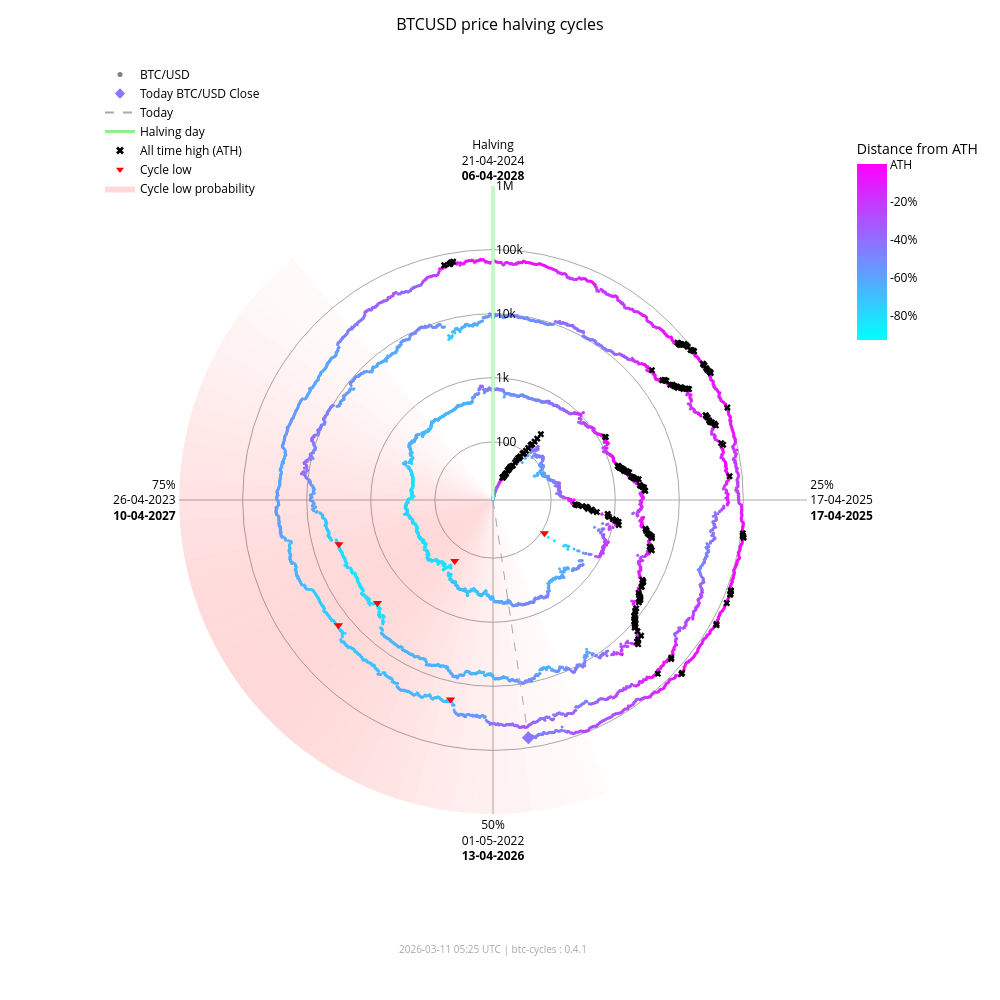

Write notebook code for a chart like this one.
### Markdown cell above
### Interactive chart (plotly)

### Code cell
fig_interactive = btc.plot(
    kind="interactive",
    from_date="2012-11-28",
)
# plotly config for interactivity
config = {"scrollZoom": True, "displayModeBar": True}
# display in notebook
fig_interactive.show(config=config)

### Figure 1 — Plotly figure (JSON) as saved in the notebook; plotly's stock layout.template omitted (floating-point values rounded to 4 significant figures; data arrays with more than 128 entries replaced by an {"elided": "..."} marker saying what was removed)
{"data": [{"fill": "toself", "fillcolor": "rgba(255,0,0,0.017168280509461755)", "hoverinfo": "skip", "line": {"width": 0}, "mode": "lines", "r": [12.35, 1000000, 1000000, 12.35, 12.35], "showlegend": false, "theta": [158.4, 158.4, 162.0, 162.0, 158.4], "type": "scatterpolar"}, {"fill": "toself", "fillcolor": "rgba(255,0,0,0.022114794501891175)", "hoverinfo": "skip", "line": {"width": 0}, "mode": "lines", "r": [12.35, 1000000, 1000000, 12.35, 12.35], "showlegend": false, "theta": [162.0, 162.0, 165.6, 165.6, 162.0], "type": "scatterpolar"}, {"fill": "toself", "fillcolor": "rgba(255,0,0,0.02790404259511669)", "hoverinfo": "skip", "line": {"width": 0}, "mode": "lines", "r": [12.35, 1000000, 1000000, 12.35, 12.35], "showlegend": false, "theta": [165.6, 165.6, 169.2, 169.2, 165.6], "type": "scatterpolar"}, {"fill": "toself", "fillcolor": "rgba(255,0,0,0.034518294852420334)", "hoverinfo": "skip", "line": {"width": 0}, "mode": "lines", "r": [12.35, 1000000, 1000000, 12.35, 12.35], "showlegend": false, "theta": [169.2, 169.2, 172.8, 172.8, 169.2], "type": "scatterpolar"}, {"fill": "toself", "fillcolor": "rgba(255,0,0,0.041901979682821514)", "hoverinfo": "skip", "line": {"width": 0}, "mode": "lines", "r": [12.35, 1000000, 1000000, 12.35, 12.35], "showlegend": false, "theta": [172.8, 172.8, 176.4, 176.4, 172.8], "type": "scatterpolar"}, {"fill": "toself", "fillcolor": "rgba(255,0,0,0.04996405861294358)", "hoverinfo": "skip", "line": {"width": 0}, "mode": "lines", "r": [12.35, 1000000, 1000000, 12.35, 12.35], "showlegend": false, "theta": [176.4, 176.4, 180.0, 180.0, 176.4], "type": "scatterpolar"}, {"fill": "toself", "fillcolor": "rgba(255,0,0,0.05858349692240514)", "hoverinfo": "skip", "line": {"width": 0}, "mode": "lines", "r": [12.35, 1000000, 1000000, 12.35, 12.35], "showlegend": false, "theta": [180.0, 180.0, 183.6, 183.6, 180.0], "type": "scatterpolar"}, {"fill": "toself", "fillcolor": "rgba(255,0,0,0.06761662035375064)", "hoverinfo": "skip", "line": {"width": 0}, "mode": "lines", "r": [12.35, 1000000, 1000000, 12.35, 12.35], "showlegend": false, "theta": [183.6, 183.6, 187.2, 187.2, 183.6], "type": "scatterpolar"}, {"fill": "toself", "fillcolor": "rgba(255,0,0,0.07690481219944661)", "hoverinfo": "skip", "line": {"width": 0}, "mode": "lines", "r": [12.35, 1000000, 1000000, 12.35, 12.35], "showlegend": false, "theta": [187.2, 187.2, 190.8, 190.8, 187.2], "type": "scatterpolar"}, {"fill": "toself", "fillcolor": "rgba(255,0,0,0.08628112000611096)", "hoverinfo": "skip", "line": {"width": 0}, "mode": "lines", "r": [12.35, 1000000, 1000000, 12.35, 12.35], "showlegend": false, "theta": [190.8, 190.8, 194.4, 194.4, 190.8], "type": "scatterpolar"}, {"fill": "toself", "fillcolor": "rgba(255,0,0,0.09557490841018089)", "hoverinfo": "skip", "line": {"width": 0}, "mode": "lines", "r": [12.35, 1000000, 1000000, 12.35, 12.35], "showlegend": false, "theta": [194.4, 194.4, 198.0, 198.0, 194.4], "type": "scatterpolar"}, {"fill": "toself", "fillcolor": "rgba(255,0,0,0.10461455782963762)", "hoverinfo": "skip", "line": {"width": 0}, "mode": "lines", "r": [12.35, 1000000, 1000000, 12.35, 12.35], "showlegend": false, "theta": [198.0, 198.0, 201.6, 201.6, 198.0], "type": "scatterpolar"}, {"fill": "toself", "fillcolor": "rgba(255,0,0,0.11322908719652829)", "hoverinfo": "skip", "line": {"width": 0}, "mode": "lines", "r": [12.35, 1000000, 1000000, 12.35, 12.35], "showlegend": false, "theta": [201.6, 201.6, 205.2, 205.2, 201.6], "type": "scatterpolar"}, {"fill": "toself", "fillcolor": "rgba(255,0,0,0.12125015337052986)", "hoverinfo": "skip", "line": {"width": 0}, "mode": "lines", "r": [12.35, 1000000, 1000000, 12.35, 12.35], "showlegend": false, "theta": [205.2, 205.2, 208.8, 208.8, 205.2], "type": "scatterpolar"}, {"fill": "toself", "fillcolor": "rgba(255,0,0,0.12851590515331976)", "hoverinfo": "skip", "line": {"width": 0}, "mode": "lines", "r": [12.35, 1000000, 1000000, 12.35, 12.35], "showlegend": false, "theta": [208.8, 208.8, 212.4, 212.4, 208.8], "type": "scatterpolar"}, {"fill": "toself", "fillcolor": "rgba(255,0,0,0.13487757461161184)", "hoverinfo": "skip", "line": {"width": 0}, "mode": "lines", "r": [12.35, 1000000, 1000000, 12.35, 12.35], "showlegend": false, "theta": [212.4, 212.4, 216.0, 216.0, 212.4], "type": "scatterpolar"}, {"fill": "toself", "fillcolor": "rgba(255,0,0,0.14020862181849592)", "hoverinfo": "skip", "line": {"width": 0}, "mode": "lines", "r": [12.35, 1000000, 1000000, 12.35, 12.35], "showlegend": false, "theta": [216.0, 216.0, 219.6, 219.6, 216.0], "type": "scatterpolar"}, {"fill": "toself", "fillcolor": "rgba(255,0,0,0.14441504950654527)", "hoverinfo": "skip", "line": {"width": 0}, "mode": "lines", "r": [12.35, 1000000, 1000000, 12.35, 12.35], "showlegend": false, "theta": [219.6, 219.6, 223.2, 223.2, 219.6], "type": "scatterpolar"}, {"fill": "toself", "fillcolor": "rgba(255,0,0,0.14744459351271713)", "hoverinfo": "skip", "line": {"width": 0}, "mode": "lines", "r": [12.35, 1000000, 1000000, 12.35, 12.35], "showlegend": false, "theta": [223.2, 223.2, 226.8, 226.8, 223.2], "type": "scatterpolar"}, {"fill": "toself", "fillcolor": "rgba(255,0,0,0.14929223192296423)", "hoverinfo": "skip", "line": {"width": 0}, "mode": "lines", "r": [12.35, 1000000, 1000000, 12.35, 12.35], "showlegend": false, "theta": [226.8, 226.8, 230.4, 230.4, 226.8], "type": "scatterpolar"}, {"fill": "toself", "fillcolor": "rgba(255,0,0,0.15)", "hoverinfo": "skip", "line": {"width": 0}, "mode": "lines", "r": [12.35, 1000000, 1000000, 12.35, 12.35], "showlegend": false, "theta": [230.4, 230.4, 234.0, 234.0, 230.4], "type": "scatterpolar"}, {"fill": "toself", "fillcolor": "rgba(255,0,0,0.14965033825231114)", "hoverinfo": "skip", "line": {"width": 0}, "mode": "lines", "r": [12.35, 1000000, 1000000, 12.35, 12.35], "showlegend": false, "theta": [234.0, 234.0, 237.6, 237.6, 234.0], "type": "scatterpolar"}, {"fill": "toself", "fillcolor": "rgba(255,0,0,0.14835378057909807)", "hoverinfo": "skip", "line": {"width": 0}, "mode": "lines", "r": [12.35, 1000000, 1000000, 12.35, 12.35], "showlegend": false, "theta": [237.6, 237.6, 241.2, 241.2, 237.6], "type": "scatterpolar"}, {"fill": "toself", "fillcolor": "rgba(255,0,0,0.14623322283554635)", "hoverinfo": "skip", "line": {"width": 0}, "mode": "lines", "r": [12.35, 1000000, 1000000, 12.35, 12.35], "showlegend": false, "theta": [241.2, 241.2, 244.8, 244.8, 241.2], "type": "scatterpolar"}, {"fill": "toself", "fillcolor": "rgba(255,0,0,0.1434078538226231)", "hoverinfo": "skip", "line": {"width": 0}, "mode": "lines", "r": [12.35, 1000000, 1000000, 12.35, 12.35], "showlegend": false, "theta": [244.8, 244.8, 248.4, 248.4, 244.8], "type": "scatterpolar"}, {"fill": "toself", "fillcolor": "rgba(255,0,0,0.13997983179373427)", "hoverinfo": "skip", "line": {"width": 0}, "mode": "lines", "r": [12.35, 1000000, 1000000, 12.35, 12.35], "showlegend": false, "theta": [248.4, 248.4, 252.0, 252.0, 248.4], "type": "scatterpolar"}, {"fill": "toself", "fillcolor": "rgba(255,0,0,0.13602598258454268)", "hoverinfo": "skip", "line": {"width": 0}, "mode": "lines", "r": [12.35, 1000000, 1000000, 12.35, 12.35], "showlegend": false, "theta": [252.0, 252.0, 255.6, 255.6, 252.0], "type": "scatterpolar"}, {"fill": "toself", "fillcolor": "rgba(255,0,0,0.13159547355344953)", "hoverinfo": "skip", "line": {"width": 0}, "mode": "lines", "r": [12.35, 1000000, 1000000, 12.35, 12.35], "showlegend": false, "theta": [255.6, 255.6, 259.2, 259.2, 255.6], "type": "scatterpolar"}, {"fill": "toself", "fillcolor": "rgba(255,0,0,0.12671301775492697)", "hoverinfo": "skip", "line": {"width": 0}, "mode": "lines", "r": [12.35, 1000000, 1000000, 12.35, 12.35], "showlegend": false, "theta": [259.2, 259.2, 262.8, 262.8, 259.2], "type": "scatterpolar"}, {"fill": "toself", "fillcolor": "rgba(255,0,0,0.12138610149219965)", "hoverinfo": "skip", "line": {"width": 0}, "mode": "lines", "r": [12.35, 1000000, 1000000, 12.35, 12.35], "showlegend": false, "theta": [262.8, 262.8, 266.4, 266.4, 262.8], "type": "scatterpolar"}, {"fill": "toself", "fillcolor": "rgba(255,0,0,0.1156142551644921)", "hoverinfo": "skip", "line": {"width": 0}, "mode": "lines", "r": [12.35, 1000000, 1000000, 12.35, 12.35], "showlegend": false, "theta": [266.4, 266.4, 270.0, 270.0, 266.4], "type": "scatterpolar"}, {"fill": "toself", "fillcolor": "rgba(255,0,0,0.10939851441251548)", "hoverinfo": "skip", "line": {"width": 0}, "mode": "lines", "r": [12.35, 1000000, 1000000, 12.35, 12.35], "showlegend": false, "theta": [270.0, 270.0, 273.6, 273.6, 270.0], "type": "scatterpolar"}, {"fill": "toself", "fillcolor": "rgba(255,0,0,0.10274974912946185)", "hoverinfo": "skip", "line": {"width": 0}, "mode": "lines", "r": [12.35, 1000000, 1000000, 12.35, 12.35], "showlegend": false, "theta": [273.6, 273.6, 277.2, 277.2, 273.6], "type": "scatterpolar"}, {"fill": "toself", "fillcolor": "rgba(255,0,0,0.09569517349791425)", "hoverinfo": "skip", "line": {"width": 0}, "mode": "lines", "r": [12.35, 1000000, 1000000, 12.35, 12.35], "showlegend": false, "theta": [277.2, 277.2, 280.8, 280.8, 277.2], "type": "scatterpolar"}, {"fill": "toself", "fillcolor": "rgba(255,0,0,0.08828282625646727)", "hoverinfo": "skip", "line": {"width": 0}, "mode": "lines", "r": [12.35, 1000000, 1000000, 12.35, 12.35], "showlegend": false, "theta": [280.8, 280.8, 284.4, 284.4, 280.8], "type": "scatterpolar"}, {"fill": "toself", "fillcolor": "rgba(255,0,0,0.08058400018765345)", "hoverinfo": "skip", "line": {"width": 0}, "mode": "lines", "r": [12.35, 1000000, 1000000, 12.35, 12.35], "showlegend": false, "theta": [284.4, 284.4, 288.0, 288.0, 284.4], "type": "scatterpolar"}, {"fill": "toself", "fillcolor": "rgba(255,0,0,0.07269354608292704)", "hoverinfo": "skip", "line": {"width": 0}, "mode": "lines", "r": [12.35, 1000000, 1000000, 12.35, 12.35], "showlegend": false, "theta": [288.0, 288.0, 291.6, 291.6, 288.0], "type": "scatterpolar"}, {"fill": "toself", "fillcolor": "rgba(255,0,0,0.06472784449068783)", "hoverinfo": "skip", "line": {"width": 0}, "mode": "lines", "r": [12.35, 1000000, 1000000, 12.35, 12.35], "showlegend": false, "theta": [291.6, 291.6, 295.2, 295.2, 291.6], "type": "scatterpolar"}, {"fill": "toself", "fillcolor": "rgba(255,0,0,0.05682021976743955)", "hoverinfo": "skip", "line": {"width": 0}, "mode": "lines", "r": [12.35, 1000000, 1000000, 12.35, 12.35], "showlegend": false, "theta": [295.2, 295.2, 298.8, 298.8, 295.2], "type": "scatterpolar"}, {"fill": "toself", "fillcolor": "rgba(255,0,0,0.04911378436707333)", "hoverinfo": "skip", "line": {"width": 0}, "mode": "lines", "r": [12.35, 1000000, 1000000, 12.35, 12.35], "showlegend": false, "theta": [298.8, 298.8, 302.4, 302.4, 298.8], "type": "scatterpolar"}, {"fill": "toself", "fillcolor": "rgba(255,0,0,0.04175213714896469)", "hoverinfo": "skip", "line": {"width": 0}, "mode": "lines", "r": [12.35, 1000000, 1000000, 12.35, 12.35], "showlegend": false, "theta": [302.4, 302.4, 306.0, 306.0, 302.4], "type": "scatterpolar"}, {"fill": "toself", "fillcolor": "rgba(255,0,0,0.034868865657538876)", "hoverinfo": "skip", "line": {"width": 0}, "mode": "lines", "r": [12.35, 1000000, 1000000, 12.35, 12.35], "showlegend": false, "theta": [306.0, 306.0, 309.6, 309.6, 306.0], "type": "scatterpolar"}, {"fill": "toself", "fillcolor": "rgba(255,0,0,0.02857722515334582)", "hoverinfo": "skip", "line": {"width": 0}, "mode": "lines", "r": [12.35, 1000000, 1000000, 12.35, 12.35], "showlegend": false, "theta": [309.6, 309.6, 313.2, 313.2, 309.6], "type": "scatterpolar"}, {"fill": "toself", "fillcolor": "rgba(255,0,0,0.022961515313555197)", "hoverinfo": "skip", "line": {"width": 0}, "mode": "lines", "r": [12.35, 1000000, 1000000, 12.35, 12.35], "showlegend": false, "theta": [313.2, 313.2, 316.8, 316.8, 313.2], "type": "scatterpolar"}, {"fill": "toself", "fillcolor": "rgba(255,0,0,0.01807146942917362)", "hoverinfo": "skip", "line": {"width": 0}, "mode": "lines", "r": [12.35, 1000000, 1000000, 12.35, 12.35], "showlegend": false, "theta": [316.8, 316.8, 320.4, 320.4, 316.8], "type": "scatterpolar"}, {"hoverinfo": "text", "marker": {"color": {"elided": "4852 str values"}, "size": 3}, "mode": "markers", "r": {"elided": "4852 float values"}, "showlegend": false, "text": {"elided": "4852 str values"}, "theta": {"elided": "4852 float values"}, "type": "scatterpolar"}, {"hoverinfo": "skip", "line": {"color": "lightgreen", "width": 3}, "mode": "lines", "r": [12.35, 1000000], "showlegend": false, "theta": [0, 0], "type": "scatterpolar"}, {"hoverinfo": "skip", "line": {"color": "darkgrey", "dash": "dash", "width": 1}, "mode": "lines", "r": [12.35, 69960.0], "showlegend": false, "theta": [171.5, 171.5], "type": "scatterpolar"}, {"hoverinfo": "text", "marker": {"color": "#8778ff", "size": 10, "symbol": "diamond"}, "mode": "markers", "r": [69960.0], "showlegend": false, "text": ["Today<br>Date: 2026-03-11<br>Price: $69,959.79"], "theta": [171.5], "type": "scatterpolar"}, {"hoverinfo": "text", "marker": {"color": "black", "size": 6, "symbol": "x"}, "mode": "markers", "r": {"elided": "195 float values"}, "showlegend": false, "text": {"elided": "195 str values"}, "theta": {"elided": "195 float values"}, "type": "scatterpolar"}, {"hoverinfo": "text", "marker": {"color": "red", "size": 8, "symbol": "triangle-down"}, "mode": "markers", "r": [111.6, 164.9, 3233.0, 3925.0, 18950.0, 15760.0], "showlegend": false, "text": ["Cycle Low<br>Date: 2014-02-21<br>Price: $111.56<br>ATH distance: -91.0%", "Cycle Low<br>Date: 2015-01-14<br>Price: $164.92<br>ATH distance: -86.7%", "Cycle Low<br>Date: 2018-12-15<br>Price: $3,232.51<br>ATH distance: -83.3%", "Cycle Low<br>Date: 2019-03-25<br>Price: $3,924.55<br>ATH distance: -79.7%", "Cycle Low<br>Date: 2022-06-18<br>Price: $18,954.25<br>ATH distance: -71.9%", "Cycle Low<br>Date: 2022-11-21<br>Price: $15,760.19<br>ATH distance: -76.7%"], "theta": [122.8, 212.1, 228.3, 254.0, 192.0, 231.0], "type": "scatterpolar"}, {"marker": {"color": "grey", "size": 5}, "mode": "markers", "name": "BTC/USD", "r": [null], "theta": [null], "type": "scatterpolar"}, {"marker": {"color": "#8778ff", "size": 8, "symbol": "diamond"}, "mode": "markers", "name": "Today BTC/USD Close", "r": [null], "theta": [null], "type": "scatterpolar"}, {"line": {"color": "darkgrey", "dash": "dash"}, "mode": "lines", "name": "Today", "r": [null], "theta": [null], "type": "scatterpolar"}, {"line": {"color": "lightgreen", "width": 3}, "mode": "lines", "name": "Halving day", "r": [null], "theta": [null], "type": "scatterpolar"}, {"marker": {"color": "black", "size": 7, "symbol": "x"}, "mode": "markers", "name": "All time high (ATH)", "r": [null], "theta": [null], "type": "scatterpolar"}, {"marker": {"color": "red", "size": 7, "symbol": "triangle-down"}, "mode": "markers", "name": "Cycle low", "r": [null], "theta": [null], "type": "scatterpolar"}, {"fill": "toself", "fillcolor": "rgba(255,0,0,0.15)", "line": {"width": 0}, "mode": "lines", "name": "Cycle low probability", "r": [null], "theta": [null], "type": "scatterpolar"}, {"hoverinfo": "skip", "marker": {"cmax": 0, "cmin": -0.9307, "color": [0], "colorbar": {"len": 0.25, "ticktext": ["ATH", "-20%", "-40%", "-60%", "-80%", "-100%"], "tickvals": [0, -0.2, -0.4, -0.6, -0.8, -1.0], "title": {"text": "Distance from ATH"}, "x": 0.95, "y": 0.92, "yanchor": "top"}, "colorscale": {"elided": "256x2 mixed values"}, "showscale": true, "size": 0}, "mode": "markers", "r": [null], "showlegend": false, "theta": [null], "type": "scatterpolar"}], "layout": {"annotations": [{"font": {"color": "darkgrey", "size": 10}, "showarrow": false, "text": "2026-03-11 05:25 UTC | btc-cycles : 0.4.1", "x": 0.5, "xref": "paper", "y": -0.02, "yref": "paper"}], "font": {"color": "black"}, "height": 1000, "legend": {"bgcolor": "rgba(0,0,0,0)", "font": {"color": "black"}, "x": 0.0, "y": 1.0}, "margin": {"b": 60, "l": 100, "r": 80, "t": 60}, "paper_bgcolor": "white", "plot_bgcolor": "white", "polar": {"angularaxis": {"color": "black", "direction": "clockwise", "gridcolor": "darkgrey", "rotation": 90, "ticktext": ["Halving<br>21-04-2024<br><b>06-04-2028</b>", "25%<br>17-04-2025<br><b>17-04-2025</b>", "50%<br>01-05-2022<br><b>13-04-2026</b>", "75%<br>26-04-2023<br><b>10-04-2027</b>"], "tickvals": [0, 90, 180, 270]}, "bgcolor": "white", "domain": {"x": [0.1, 0.9], "y": [0.05, 0.95]}, "radialaxis": {"angle": 90, "color": "black", "gridcolor": "darkgrey", "range": [1.092, 6.0], "tickangle": 90, "ticktext": ["100", "1k", "10k", "100k", "1M"], "tickvals": [100, 1000, 10000, 100000, 1000000], "type": "log"}}, "title": {"font": {"color": "black", "size": 16}, "text": "BTCUSD price halving cycles", "x": 0.5}, "width": 1000}}
